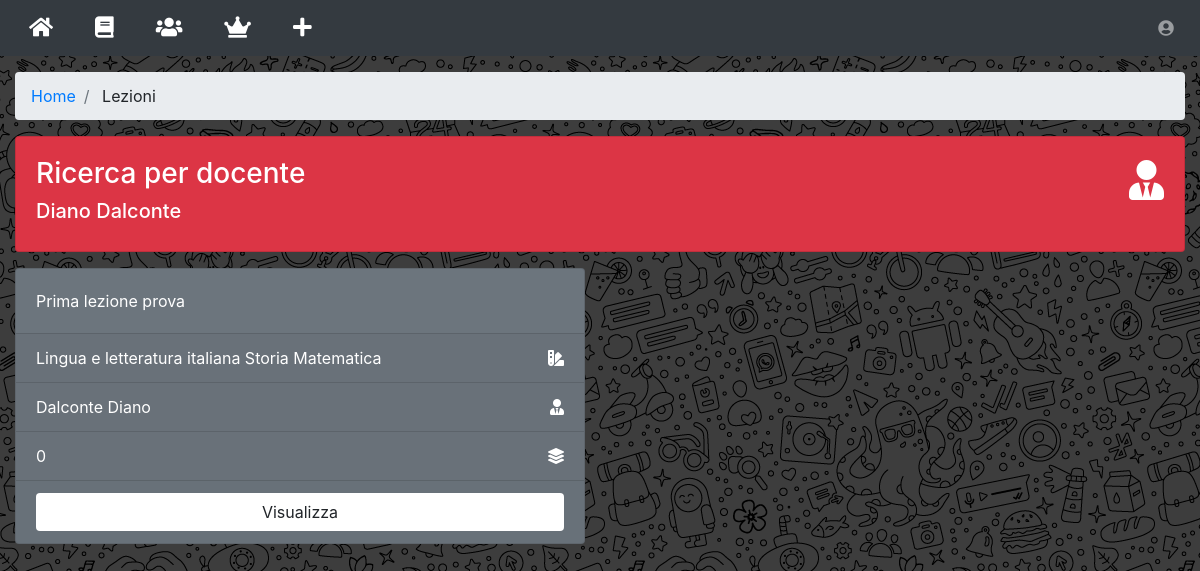
/lezioni/?docente=2 (signed in), run on the app's committed database.
### tables this page shows
CREATE TABLE `utenti` (
  `id` int(15) NOT NULL AUTO_INCREMENT,
  `email` varchar(100) NOT NULL,
  `password` varchar(40) NOT NULL,
  `nome` varchar(20) NOT NULL,
  `cognome` varchar(20) NOT NULL,
  `tipo` ENUM('studente', 'professore', 'admin') DEFAULT 'studente',
  `aiuti` BOOLEAN DEFAULT 1,
  `notifiche` BOOLEAN DEFAULT 1,
  PRIMARY KEY (`id`),
  UNIQUE KEY (`email`)
);

CREATE TABLE `lezioni` (
  `id` int(15) NOT NULL AUTO_INCREMENT,
  `idUtente` int(15),
  `titolo` varchar(40) NOT NULL,
  `data` datetime NOT NULL,
  `note` varchar(150),
  PRIMARY KEY (`id`),
  UNIQUE (`idUtente`, `titolo`),
  FOREIGN KEY (`idUtente`)
    REFERENCES `utenti` (`id`)
);

CREATE TABLE `materie` (
  `id` int(15) NOT NULL AUTO_INCREMENT,
  `titolo` varchar(50),
  PRIMARY KEY (`id`)
);

### src/connection.php (called while the page is built, shortened)
<?php
  function query($sql){
    $conn = new mysqli("localhost", "root", "", "appRendiamo");
    $tabella = array();
    $result = $conn->query($sql);
    if (isset($result->num_rows)){
      if ($result->num_rows == 0) {
        return $tabella;
      } else while($row = $result->fetch_assoc()){
        array_push($tabella, $row);
      }
      return $tabella;
    } else {
      $conn->close();
    }
  }
?>

### src/lezioni/wrapper.php (the view, shortened to what this page needs)
<div class="container-fluid">
  <ol class="breadcrumb">
    <li class="breadcrumb-item">
      <a href="../home/">Home</a>
    </li>
    <li class="breadcrumb-item">
      Lezioni
    </li>
  </ol>
  <?php
    if (isset($_GET['materia'])) {
      $idMateria = $_GET['materia'];
      $lezioni = query("SELECT lezioni.*, utentiDiLezioni.idUtente AS preferito
                        FROM (
                          SELECT lezioni.*, utenti.nome, utenti.cognome
                          FROM (
                            SELECT lezioni.*, COUNT(materiali.id) as countMateriali
                            FROM lezioni
                            LEFT JOIN materiali
                              ON materiali.idLezione=lezioni.id
                            GROUP BY lezioni.id
                          ) AS lezioni, utenti, materieDiLezioni
                          WHERE lezioni.idUtente=utenti.id
                            AND materieDiLezioni.idLezione=lezioni.id
                            AND materieDiLezioni.idMateria=$idMateria
                          ) AS lezioni
                        LEFT JOIN utentiDiLezioni
                        ON utentiDiLezioni.idLezione=lezioni.id
                          AND utentiDiLezioni.idUtente=3
                        ORDER BY lezioni.titolo");
    } elseif (isset($_GET['docente'])) {
        $idDocente = $_GET['docente'];
        $lezioni = query("SELECT lezioni.*, utentiDiLezioni.idUtente AS preferito
                          FROM (
                            SELECT lezioni.*, utenti.nome, utenti.cognome
                            FROM (
                              SELECT lezioni.*, COUNT(materiali.id) as countMateriali
                              FROM lezioni
                              LEFT JOIN materiali
                                ON materiali.idLezione=lezioni.id
                              GROUP BY lezioni.id
                            ) AS lezioni, utenti
                            WHERE lezioni.idUtente=utenti.id
                              AND utenti.id=$idDocente
                            ) AS lezioni
                          LEFT JOIN utentiDiLezioni
                          ON utentiDiLezioni.idLezione=lezioni.id
                            AND utentiDiLezioni.idUtente=3
                          ORDER BY lezioni.titolo");
    }
  ?>
  <div class="row">
    <div class="col-12 mb-3 text-white">
      <?php if (isset($_GET['materia'])): ?>
        <?php $materia = query("SELECT * FROM materie WHERE id=".$_GET['materia'])[0] ?>
        <div class="card bg-primary card-body">
          <div class="row">
            <div class="col">
              <h3>Ricerca per materia</h3>
              <h5><?php echo $materia['titolo'] ?></h5>
            </div>
            <div class="col">
              <h1 class="float-right">
                <i class="fas fa-swatchbook"></i>
              </h1>
            </div>
          </div>
        </div>
      <?php elseif (isset($_GET['docente'])): ?>
        <?php $docente = query("SELECT * FROM utenti WHERE id=".$_GET['docente'])[0] ?>
        <div class="card bg-danger card-body">
          <div class="row">
            <div class="col">
              <h3>Ricerca per docente</h3>
              <h5><?php echo $docente['nome']." ".$docente['cognome'] ?></h5>
            </div>
            <div class="col">
              <h1 class="float-right">
                <i class="fas fa-user-tie"></i>
              </h1>
            </div>
          </div>
        </div>
      <?php endif; ?>
    </div>
    <?php if ($lezioni): ?>
      <?php foreach ($lezioni as $lezione): ?>
        <div class="col-xl-6 col-md-6 col-sm-12">
          <div class="card text-white bg-secondary mb-3">
            <div class="card-body">
              <?php echo $lezione['titolo'] ?>
            </div>
            <div class="card-footer">
              <div class="float-right">
                <i class="fas fa-swatchbook"></i>
              </div>
              <?php $materie = query("SELECT materie.* FROM materie, materieDiLezioni WHERE materie.id=materieDiLezioni.idMateria AND materieDiLezioni.idLezione=".$lezione['id']) ?>
              <?php if ($materie): ?>
                <?php foreach ($materie as $materia): ?>
                  <?php echo $materia['titolo'] ?>
                <?php endforeach; ?>
              <?php else: ?>
                Nessuna materia
              <?php endif; ?>
            </div>
            <div class="card-footer">
              <div class="float-right">
                <i class="fas fa-user-tie"></i>
              </div>
              <?php echo $lezione['cognome'] ?>
              <?php echo $lezione['nome'] ?>
            </div>
            <div class="card-footer">
              <div class="float-right">
                <i class="fas fa-layer-group"></i>
              </div>
            <?php echo $lezione['countMateriali'] ?>
            </div>
            <div class="card-footer">
              <div class="row">
                <div class="col">
                  <button class="btn bg-white btn-block" onclick="window.location='../lezione/?id=<?php echo $lezione['id'] ?>'">
                    Visualizza</button>
                </div>
              </div>
            </div>
          </div>
        </div>
      <?php endforeach; ?>
    <?php endif; ?>
  </div>
</div>

### data on the page
utenti: nome "Diano", cognome "Dalconte"
lezioni: titolo "Prima lezione prova", cognome "Dalconte", nome "Diano", countMateriali "0"
materie: titolo "Lingua e letteratura italiana"
materie: titolo "Storia"
materie: titolo "Matematica"
